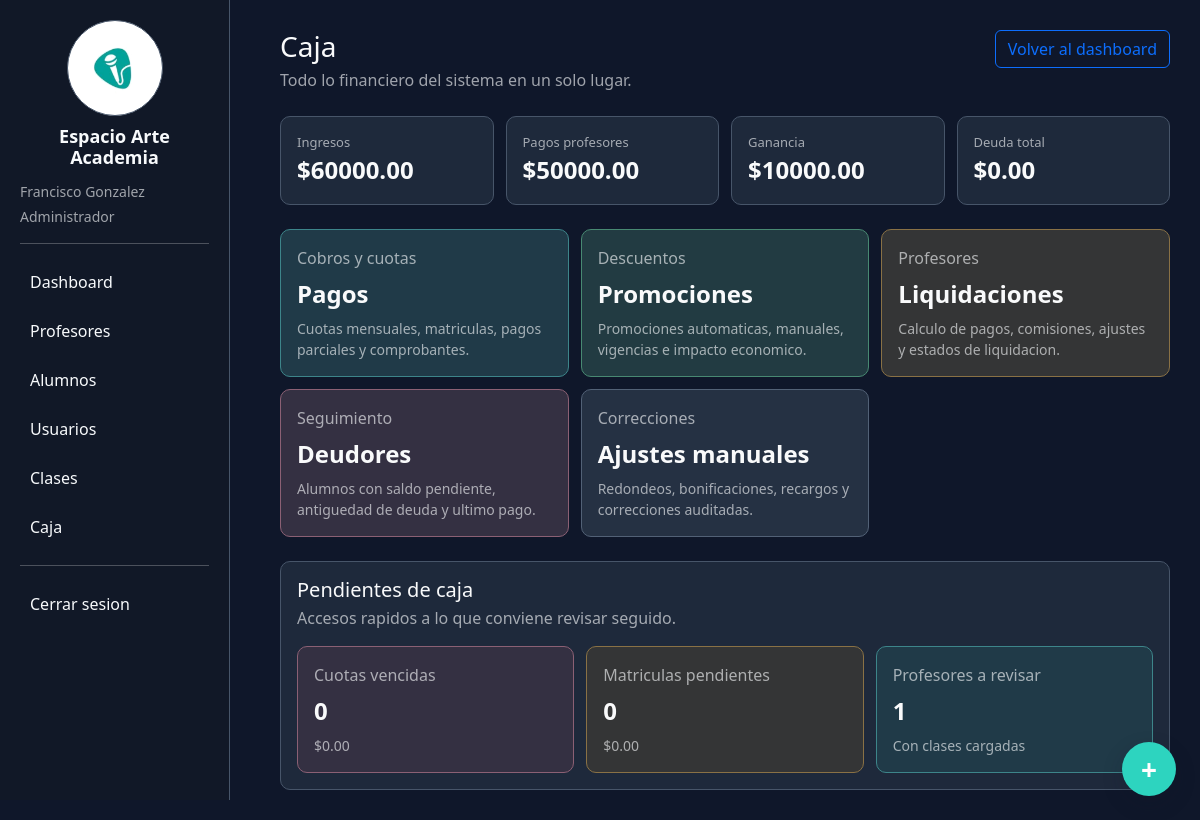
The app's page /caja (signed in) with its own data.
### tables this page shows
CREATE TABLE configuracion (
        clave TEXT PRIMARY KEY,
        valor TEXT
    );

### app.py (the view)
@app.route("/caja")
@roles_required("admin", "comun")
def caja():
    conn = get_conn()
    resumen = resumen_financiero(conn)
    alertas = alertas_dashboard(conn)
    conn.commit()
    conn.close()
    return render_template(
        "caja.html",
        resumen=resumen,
        alertas=alertas
    )

### app.py (called while the page is built)
def get_conn():
    conn = sqlite3.connect(DB_PATH, timeout=30)
    conn.row_factory = sqlite3.Row
    return conn

def validar_precio(valor):
    try:
        precio = float(valor or 0)
    except (TypeError, ValueError):
        return 0
    return max(precio, 0)

def obtener_configuracion(conn):
    filas = conn.execute("SELECT clave, valor FROM configuracion").fetchall()
    return {fila["clave"]: fila["valor"] for fila in filas}

def actualizar_vencimientos_recuperos(conn):
    hoy = datetime.now().strftime("%Y-%m-%d")
    conn.execute("""
        UPDATE recuperos
        SET estado='vencido', actualizado_en=?
        WHERE estado IN ('pendiente', 'programado')
          AND fecha_limite IS NOT NULL
          AND fecha_limite<?
    """, (datetime.now().strftime("%Y-%m-%d %H:%M:%S"), hoy))

def recalcular_saldos_alumno(conn, alumno_id):
    movimientos = conn.execute("""
        SELECT id, debe, haber
        FROM movimientos_cuenta
        WHERE alumno_id=? AND anulado=0
        ORDER BY fecha, id
    """, (alumno_id,)).fetchall()
    saldo = 0
    for mov in movimientos:
        saldo += float(mov["debe"] or 0) - float(mov["haber"] or 0)
        conn.execute("UPDATE movimientos_cuenta SET saldo_acumulado=? WHERE id=?", (saldo, mov["id"]))
    return saldo

def sincronizar_estado_cuenta_todos(conn):
    alumnos = conn.execute("SELECT id FROM alumnos").fetchall()
    for alumno in alumnos:
        sincronizar_estado_cuenta_alumno(conn, alumno["id"])

def calcular_pago_profesor_clase(clase):
    precio_normal = float(clase["precio_clase"] or 0)
    tipo = clase["tipo_clase"] or "individual"
    if tipo == "individual":
        porcentaje = float(clase["porcentaje_individual"] or 50)
    elif tipo == "duo":
        porcentaje = float(clase["porcentaje_duo"] or clase["porcentaje_grupal"] or 40)
    else:
        porcentaje = float(clase["porcentaje_grupal"] or 40)
    pago_profesor = precio_normal * porcentaje / 100
    ganancia = precio_normal - pago_profesor
    return {
        "precio_normal": precio_normal,
        "porcentaje": porcentaje,
        "pago_profesor": pago_profesor,
        "ganancia": ganancia
    }

def normalizar_rol(valor):
    valor = (valor or "").strip().lower()
    if valor in ["comun", "administrativo", "recepción"]:
        return "recepcion"
    return valor if valor in ROLES else "recepcion"

def tiene_permiso(permiso):
    return permiso in permisos_usuario_actual()

def puede(permiso):
    return tiene_permiso(permiso)

### templates/caja.html (shortened to what this page needs)
{% extends "base.html" %}
{% block content %}
<div class="d-flex justify-content-between align-items-start gap-3 flex-wrap mb-4">
    <div>
        <h3 class="mb-1">Caja</h3>
        <p class="text-muted mb-0">Todo lo financiero del sistema en un solo lugar.</p>
    </div>
    <a href="/" class="btn btn-outline-primary">Volver al dashboard</a>
</div>
<div class="cash-summary mb-4">
    <div class="card p-3">
        <span>Ingresos</span>
        <strong>${{ "%.2f"|format(resumen.ingresos) }}</strong>
    </div>
    {% if puede("dashboard.financiero") %}
    <div class="card p-3">
        <span>Pagos profesores</span>
        <strong>${{ "%.2f"|format(resumen.pagos_profesores) }}</strong>
    </div>
    <div class="card p-3">
        <span>Ganancia</span>
        <strong>${{ "%.2f"|format(resumen.ganancia) }}</strong>
    </div>
    {% endif %}
    <div class="card p-3">
        <span>Deuda total</span>
        <strong>${{ "%.2f"|format(resumen.deuda_total) }}</strong>
    </div>
</div>
<div class="cash-grid">
    {% if puede("pagos.ver") %}
    <a href="/pagos" class="cash-card primary">
        <span>Cobros y cuotas</span>
        <strong>Pagos</strong>
        <small>Cuotas mensuales, matriculas, pagos parciales y comprobantes.</small>
    </a>
    {% endif %}
    {% if puede("promociones.ver") %}
    <a href="/promociones" class="cash-card success">
        <span>Descuentos</span>
        <strong>Promociones</strong>
        <small>Promociones automaticas, manuales, vigencias e impacto economico.</small>
    </a>
    {% endif %}
    {% if puede("liquidaciones.ver") %}
    <a href="/liquidaciones" class="cash-card warning">
        <span>Profesores</span>
        <strong>Liquidaciones</strong>
        <small>Calculo de pagos, comisiones, ajustes y estados de liquidacion.</small>
    </a>
    {% endif %}
    {% if puede("deudores.ver") %}
    <a href="/deudores" class="cash-card danger">
        <span>Seguimiento</span>
        <strong>Deudores</strong>
        <small>Alumnos con saldo pendiente, antiguedad de deuda y ultimo pago.</small>
    </a>
    {% endif %}
    {% if puede("ajustes.ver") %}
    <a href="/ajustes" class="cash-card neutral">
        <span>Correcciones</span>
        <strong>Ajustes manuales</strong>
        <small>Redondeos, bonificaciones, recargos y correcciones auditadas.</small>
    </a>
    {% endif %}
</div>
<div class="card p-3 mt-4">
    <div class="d-flex justify-content-between align-items-center gap-3 flex-wrap">
        <div>
            <h5 class="mb-1">Pendientes de caja</h5>
            <p class="text-muted mb-0">Accesos rapidos a lo que conviene revisar seguido.</p>
        </div>
    </div>
    <div class="cash-alerts mt-3">
        {% if puede("deudores.ver") %}
        <a href="/deudores" class="cash-mini danger">
            <span>Cuotas vencidas</span>
            <strong>{{ alertas.cuotas_vencidas.cantidad }}</strong>
            <small>${{ "%.2f"|format(alertas.cuotas_vencidas.total) }}</small>
        </a>
        <a href="/deudores" class="cash-mini warning">
            <span>Matriculas pendientes</span>
            <strong>{{ alertas.matriculas_pendientes.cantidad }}</strong>
            <small>${{ "%.2f"|format(alertas.matriculas_pendientes.total) }}</small>
        </a>
        {% endif %}
        {% if puede("liquidaciones.ver") %}
        <a href="/liquidaciones" class="cash-mini primary">
            <span>Profesores a revisar</span>
            <strong>{{ alertas.profesores_con_pagos }}</strong>
            <small>Con clases cargadas</small>
        </a>
        {% endif %}
    </div>
</div>
{% endblock %}

### templates/base.html (shortened to what this page needs)
<!DOCTYPE html>
<html>
<head>
<link href="https://cdn.jsdelivr.net/npm/bootstrap@5.3.0/dist/css/bootstrap.min.css" rel="stylesheet">
</head>
<body>
<div class="sidebar">
    <div class="brand-block">
        <img src="{{ url_for('static', filename=configuracion.logo_app | default('logo.jpeg')) }}" alt="{{ configuracion.nombre_app | default('Espacio Arte Academia') }}">
        <h4>{{ configuracion.nombre_app | default("Espacio Arte Academia") }}</h4>
    </div>
    {% if usuario_actual %}
    <div class="text-muted small mb-1">{{ usuario_actual.nombre }}</div>
    <div class="text-muted small mb-3">{{ usuario_actual.rol_nombre }}</div>
    {% endif %}
    <hr>
    {% if puede("dashboard.ver") %}
    <a href="/">Dashboard</a>
    {% endif %}
    {% if puede("profesores.ver") %}
    <a href="/profesores">Profesores</a>
    {% endif %}
    {% if puede("alumnos.ver") %}
    <a href="/alumnos">Alumnos</a>
    {% endif %}
    {% if puede("usuarios.ver") %}
    <a href="/usuarios">Usuarios</a>
    {% endif %}
    {% if puede("clases.ver") %}
    <a href="/clases">Clases</a>
    {% endif %}
    {% if puede("caja.ver") %}
    <a href="/caja">Caja</a>
    {% endif %}
    {% if usuario_actual %}
    <hr>
    <a href="/logout">Cerrar sesion</a>
    {% endif %}
</div>
<div class="content">
{% block content %}{% endblock %}
</div>
{% if puede("configuracion.editar") %}
<button class="theme-button" data-bs-toggle="modal" data-bs-target="#modalApariencia" title="Personalizar apariencia">
    +
</button>
{% endif %}
</body>
</html>

### templates/caja.html (style rules this page uses)
.cash-summary, .cash-alerts, .cash-grid { display: grid; gap: 12px; }
.cash-summary { grid-template-columns: repeat(4, minmax(0, 1fr)); }
.cash-summary span { color: var(--app-muted); display: block; font-size: 13px; }
.cash-summary strong { display: block; font-size: 24px; }
.cash-grid { grid-template-columns: repeat(3, minmax(0, 1fr)); }
.cash-alerts { grid-template-columns: repeat(3, minmax(0, 1fr)); }
.cash-card, .cash-mini { background: color-mix(in srgb, var(--cash-color) 10%, var(--app-card)); border: 1px solid color-mix(in srgb, var(--cash-color) 38%, var(--app-border)); border-radius: var(--app-radius); color: var(--app-text); display: block; padding: 16px; text-decoration: none; }
.cash-card span, .cash-card small, .cash-mini span, .cash-mini small { color: var(--app-muted); display: block; }
.cash-card strong, .cash-mini strong { display: block; font-size: 24px; margin: 6px 0; }
.cash-card.primary, .cash-mini.primary { --cash-color: var(--app-primary); }
.cash-card.success { --cash-color: var(--app-success); }
.cash-card.warning, .cash-mini.warning { --cash-color: #f59e0b; }
.cash-card.danger, .cash-mini.danger { --cash-color: var(--app-danger); }
.cash-card.neutral { --cash-color: #64748b; }

### records on screen
configuracion: valor (picture)
configuracion: nombre_app "Espacio Arte Academia"

### other values on screen
{{ usuario_actual.nombre }} "Francisco Gonzalez"
{{ usuario_actual.rol_nombre }} "Administrador"
{{ "%.2f"|format(resumen.ingresos) }} "60000.00"
{{ "%.2f"|format(resumen.pagos_profesores) }} "50000.00"
{{ "%.2f"|format(resumen.ganancia) }} "10000.00"
{{ "%.2f"|format(resumen.deuda_total) }} "0.00"
{{ alertas.cuotas_vencidas.cantidad }} "0"
{{ "%.2f"|format(alertas.cuotas_vencidas.total) }} "0.00"
{{ alertas.matriculas_pendientes.cantidad }} "0"
{{ "%.2f"|format(alertas.matriculas_pendientes.total) }} "0.00"
{{ alertas.profesores_con_pagos }} "1"
